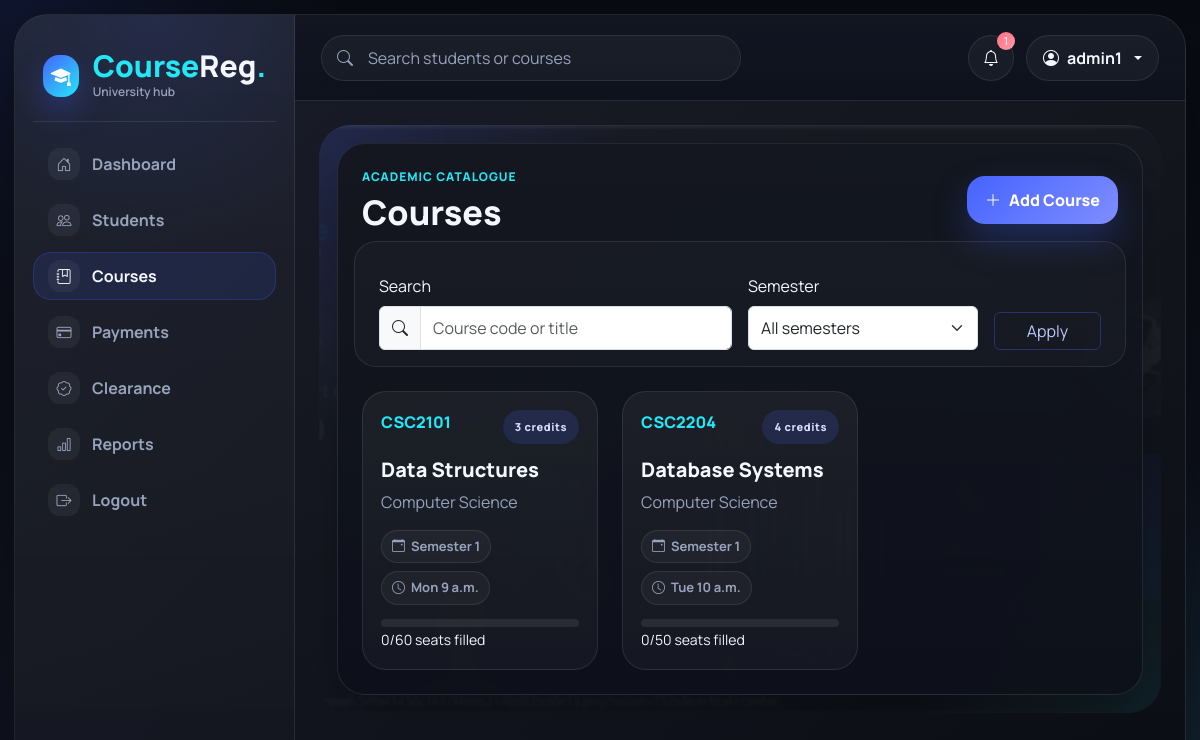
The app's page /courses/ (signed in) with its own data.
### apps/accounts/models.py (models this page shows)
class User(AbstractUser):
    class Roles(models.TextChoices):
        ADMIN = "ADMIN", "Admin"
        STUDENT = "STUDENT", "Student"
    role = models.CharField(max_length=20, choices=Roles.choices, default=Roles.STUDENT)
    created_at = models.DateTimeField(default=timezone.now)
    @property
    def is_admin_role(self):
        return self.role == self.Roles.ADMIN or self.is_staff

### apps/courses/models.py (models this page shows, shortened)
class Course(models.Model):
    code = models.CharField(max_length=20, unique=True)
    title = models.CharField(max_length=200)
    credit_units = models.PositiveSmallIntegerField()
    department = models.CharField(max_length=120)
    prerequisites = models.ManyToManyField("self", blank=True, symmetrical=False)
    semester = models.CharField(max_length=20)
    capacity = models.PositiveIntegerField(default=80)
    day_of_week = models.PositiveSmallIntegerField(choices=[(i, d) for i, d in enumerate(["Mon", "Tue", "Wed", "Thu", "Fri", "Sat", "Sun"], 1)])
    start_time = models.TimeField()
    end_time = models.TimeField()
    class Meta:
        ordering = ["code"]
    @property
    def seats_taken(self):
        return self.registrations.exclude(status=Registration.Status.REJECTED).count()

### apps/courses/views.py (the view)
# urls.py: path("", views.course_list, name="course_list"),
@user_passes_test(admin_required)
def course_list(request):
    courses = Course.objects.all()
    query = request.GET.get("q", "").strip()
    semester = request.GET.get("semester", "").strip()
    if query:
        courses = courses.filter(code__icontains=query) | courses.filter(title__icontains=query)
    if semester:
        courses = courses.filter(semester=semester)
    return render(
        request,
        "courses/list.html",
        {
            "courses": courses.distinct(),
            "query": query,
            "semester": semester,
            "semesters": Course.objects.order_by("semester").values_list("semester", flat=True).distinct(),
        },
    )

### apps/courses/views.py (called while the page is built)
def admin_required(user):
    return user.is_authenticated and user.is_admin_role

### apps/notifications/context_processors.py (called while the page is built)
def unread_notifications(request):
    if not request.user.is_authenticated or not hasattr(request.user, "student_profile"):
        return {"unread_notifications_count": 0}
    return {
        "unread_notifications_count": request.user.student_profile.notifications.filter(is_read=False).count()
    }

### templates/courses/list.html (shortened to what this page needs)
{% extends "base.html" %}
{% block content %}
<section class="page-stage">
  <div class="console-card">
    <div class="page-heading">
      <div><p class="eyebrow">Academic catalogue</p><h1>Courses</h1></div>
      <a class="btn dashboard-action" href="{% url 'course_create' %}"><i class="bi bi-plus-lg"></i> Add Course</a>
    </div>
    <form class="row g-3 align-items-end console-toolbar mb-4" method="get">
      <div class="col-12 col-lg-6">
        <label class="form-label">Search</label>
        <div class="input-group"><span class="input-group-text"><i class="bi bi-search"></i></span><input class="form-control" name="q" value="{{ query }}" placeholder="Course code or title"></div>
      </div>
      <div class="col-12 col-lg-4">
        <label class="form-label">Semester</label>
        <select class="form-select" name="semester">
          <option value="">All semesters</option>
        </select>
      </div>
      <div class="col-12 col-lg-2 d-grid"><button class="btn btn-outline-primary">Apply</button></div>
    </form>
    <div class="row g-4">
      {% for course in courses %}
        <div class="col-12 col-md-6 col-xl-4">
          <article class="course-card">
            <div class="d-flex justify-content-between gap-3">
              <span class="course-code">{{ course.code }}</span>
              <span class="status-chip">{{ course.credit_units }} credits</span>
            </div>
            <h2>{{ course.title }}</h2>
            <p>{{ course.department }}</p>
            <div class="tag-row">
              <span><i class="bi bi-calendar-event"></i> {{ course.semester }}</span>
              <span><i class="bi bi-clock"></i> {{ course.get_day_of_week_display }} {{ course.start_time }}</span>
            </div>
            <div class="capacity-meter">
            </div>
            <small>{{ course.seats_taken }}/{{ course.capacity }} seats filled</small>
          </article>
        </div>
      {% empty %}
        <div class="col-12"><div class="console-empty">No courses found.</div></div>
      {% endfor %}
    </div>
  </div>
</section>
{% endblock %}

### templates/base.html (shortened to what this page needs)
{% load static %}
<!doctype html>
<html lang="en">
<head>
  <link href="https://cdn.jsdelivr.net/npm/bootstrap@5.3.3/dist/css/bootstrap.min.css" rel="stylesheet">
  <link href="https://cdn.jsdelivr.net/npm/bootstrap-icons@1.11.3/font/bootstrap-icons.css" rel="stylesheet">
  <link rel="stylesheet" href="{% static 'css/style.css' %}">
</head>
<body class="{% if user.is_authenticated %}console-page {% endif %}{% block body_class %}{% endblock %}">
  {% if user.is_authenticated %}
    <div class="app-shell">
      <aside class="sidebar offcanvas-lg offcanvas-start" tabindex="-1" id="sidebarMenu">
        <div class="sidebar-brand">
          <i class="bi bi-mortarboard-fill"></i>
          <div class="brand-lockup">
            <span class="brand-word">Course<span>Reg</span>.</span>
            <small>University hub</small>
          </div>
        </div>
        <nav class="sidebar-nav">
          <a class="{% if request.resolver_match.url_name == 'dashboard' %}active{% endif %}" href="{% url 'dashboard' %}">
            <i class="bi bi-house-door"></i><span>Dashboard</span>
          </a>
          {% if user.is_admin_role %}
            <a class="{% if request.resolver_match.url_name == 'student_list' %}active{% endif %}" href="{% url 'student_list' %}">
              <i class="bi bi-people"></i><span>Students</span>
            </a>
            <a class="{% if request.resolver_match.url_name == 'course_list' %}active{% endif %}" href="{% url 'course_list' %}">
              <i class="bi bi-journal-bookmark"></i><span>Courses</span>
            </a>
            <a class="{% if request.resolver_match.url_name == 'payment_queue' %}active{% endif %}" href="{% url 'payment_queue' %}">
              <i class="bi bi-credit-card"></i><span>Payments</span>
            </a>
            <a class="{% if request.resolver_match.url_name == 'clearance_queue' %}active{% endif %}" href="{% url 'clearance_queue' %}">
              <i class="bi bi-patch-check"></i><span>Clearance</span>
            </a>
            <a class="{% if request.resolver_match.url_name == 'admin_reports' %}active{% endif %}" href="{% url 'admin_reports' %}">
              <i class="bi bi-bar-chart"></i><span>Reports</span>
            </a>
          {% endif %}
          <a href="{% url 'logout' %}"><i class="bi bi-box-arrow-right"></i><span>Logout</span></a>
        </nav>
      </aside>
      <div class="main-panel">
        <header class="topnav">
          <form class="top-search" method="get" action="{% if user.is_admin_role %}{% url 'student_list' %}{% else %}{% url 'register_course' %}{% endif %}">
            <i class="bi bi-search"></i>
            <input name="q" type="search" placeholder="Search students or courses">
          </form>
          <div class="top-actions">
            <a class="notification-link" href="{% if user.is_admin_role %}{% url 'payment_queue' %}{% else %}{% url 'notification_list' %}{% endif %}">
              <i class="bi bi-bell"></i>
              {% if unread_notifications_count %}<span>{{ unread_notifications_count }}</span>{% endif %}
            </a>
            <div class="dropdown">
              <button class="btn profile-chip dropdown-toggle" data-bs-toggle="dropdown">
                <i class="bi bi-person-circle"></i>{{ user.username }}
              </button>
            </div>
          </div>
        </header>
        <main class="content-area">
  {% else %}
    <main class="container">
  {% endif %}
      {% block content %}{% endblock %}
    </main>
  {% if user.is_authenticated %}
      </div>
    </div>
  {% endif %}
</body>
</html>

### records on screen
User: username "admin1"
Course: code "CSC2101", credit_units "3", title "Data Structures", department "Computer Science", semester "Semester 1", day_of_week "Mon", start_time "9 a.m.", seats_taken "0", capacity "60"
Course: code "CSC2204", credit_units "4", title "Database Systems", department "Computer Science", semester "Semester 1", day_of_week "Tue", start_time "10 a.m.", seats_taken "0", capacity "50"

### other values on screen
{{ unread_notifications_count }} "1"
